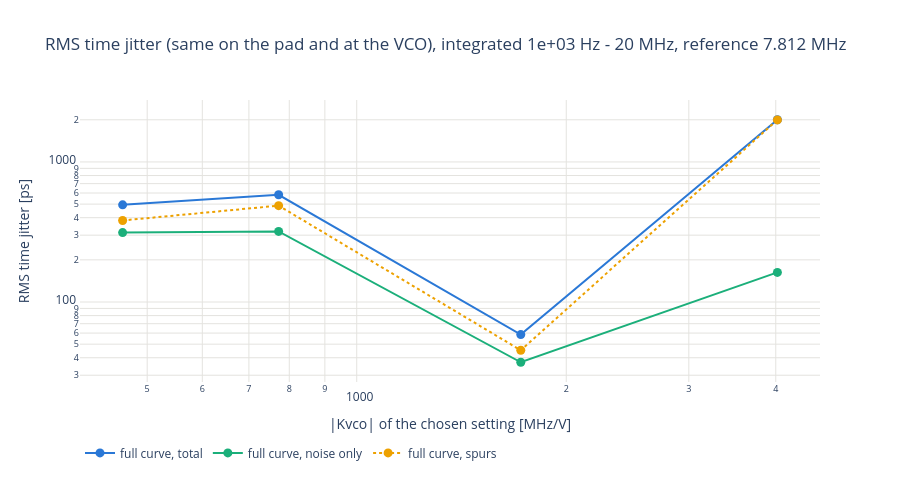

The cell this chart's notebook holds for it:
### Code cell
# RMS jitter (integration band of the run) per setting: the full curve (total, noise only, spur part).
# x axis: f_vco when the run sweeps the frequency, else the |Kvco| of the chosen setting.
ok = runs[runs["status"] == "ok"]
SWEEP_F = ok["f_vco"].nunique() > 1
X_COL, X_SCALE, X_TITLE = (("f_vco", 1e6, "f_vco [MHz]") if SWEEP_F else
                           ("kvco_pred", 1e6, "|Kvco| of the chosen setting [MHz/V]"))
ok = ok.sort_values(X_COL)
HOVER_DATA = np.c_[ok["vco_tune_coarse"], ok["vco_current_min"], ok["vco_current_max"], ok["kvco_pred"] / 1e6,
                   ok["carrier_dbm"]]
HOVER_SETTING = ("c%{customdata[0]:.0f} min %{customdata[1]:.0f} max %{customdata[2]:.0f}, "
                 "|Kvco| %{customdata[3]:.0f} MHz/V, carrier %{customdata[4]:.1f} dBm")
fig = go.Figure()
for col, name, color, dash in (("time_jitter_trace_ps", "full curve, total", PALETTE[0], "solid"),
                               ("time_jitter_noise_ps", "full curve, noise only", PALETTE[2], "solid"),
                               ("time_jitter_spur_ps", "full curve, spurs", PALETTE[3], "dot")):
    fig.add_scatter(x=ok[X_COL] / X_SCALE, y=ok[col], mode="lines+markers", name=name,
                    line=dict(color=color, width=2, dash=dash), marker=dict(size=9), customdata=HOVER_DATA,
                    hovertemplate=f"{name}: %{{y:.1f}} ps at %{{x:.0f}}<br>{HOVER_SETTING}<extra></extra>")
fig.update_layout(title=f"RMS time jitter (same on the pad and at the VCO), integrated {band[0]:.3g} Hz - {band[1] / 1e6:.3g} MHz, {REF_TXT}",
                  template="plotly_white", height=480, legend=dict(orientation="h", y=-0.2))
fig.update_xaxes(title=X_TITLE, type="log", gridcolor=GRID)
fig.update_yaxes(title="RMS time jitter [ps]", type="log", gridcolor=GRID)
save(fig, "jitter_vs_f" if SWEEP_F else "jitter_vs_kvco")

### Figure 1 — Plotly figure (JSON) as saved in the notebook; plotly's stock layout.template omitted (floating-point values rounded to 4 significant figures)
{"data": [{"customdata": [[5.0, 8.0, 6.0, 461.0, 1.36], [5.0, 8.0, 0.0, 772.3, 1.359], [9.0, 9.0, 10.0, 1721.0, 1.553], [8.0, 9.0, 10.0, 4021.0, -0.5545]], "hovertemplate": "full curve, total: %{y:.1f} ps at %{x:.0f}<br>c%{customdata[0]:.0f} min %{customdata[1]:.0f} max %{customdata[2]:.0f}, |Kvco| %{customdata[3]:.0f} MHz/V, carrier %{customdata[4]:.1f} dBm<extra></extra>", "line": {"color": "#2a78d6", "dash": "solid", "width": 2}, "marker": {"size": 9}, "mode": "lines+markers", "name": "full curve, total", "type": "scatter", "x": [461.0, 772.3, 1721.0, 4021.0], "y": [493.9, 582.8, 58.52, 2002.0]}, {"customdata": [[5.0, 8.0, 6.0, 461.0, 1.36], [5.0, 8.0, 0.0, 772.3, 1.359], [9.0, 9.0, 10.0, 1721.0, 1.553], [8.0, 9.0, 10.0, 4021.0, -0.5545]], "hovertemplate": "full curve, noise only: %{y:.1f} ps at %{x:.0f}<br>c%{customdata[0]:.0f} min %{customdata[1]:.0f} max %{customdata[2]:.0f}, |Kvco| %{customdata[3]:.0f} MHz/V, carrier %{customdata[4]:.1f} dBm<extra></extra>", "line": {"color": "#1baf7a", "dash": "solid", "width": 2}, "marker": {"size": 9}, "mode": "lines+markers", "name": "full curve, noise only", "type": "scatter", "x": [461.0, 772.3, 1721.0, 4021.0], "y": [313.0, 319.3, 37.13, 162.8]}, {"customdata": [[5.0, 8.0, 6.0, 461.0, 1.36], [5.0, 8.0, 0.0, 772.3, 1.359], [9.0, 9.0, 10.0, 1721.0, 1.553], [8.0, 9.0, 10.0, 4021.0, -0.5545]], "hovertemplate": "full curve, spurs: %{y:.1f} ps at %{x:.0f}<br>c%{customdata[0]:.0f} min %{customdata[1]:.0f} max %{customdata[2]:.0f}, |Kvco| %{customdata[3]:.0f} MHz/V, carrier %{customdata[4]:.1f} dBm<extra></extra>", "line": {"color": "#eda100", "dash": "dot", "width": 2}, "marker": {"size": 9}, "mode": "lines+markers", "name": "full curve, spurs", "type": "scatter", "x": [461.0, 772.3, 1721.0, 4021.0], "y": [382.1, 487.6, 45.23, 1995.0]}], "layout": {"height": 480, "legend": {"orientation": "h", "y": -0.2}, "title": {"text": "RMS time jitter (same on the pad and at the VCO), integrated 1e+03 Hz - 20 MHz, reference 7.812 MHz"}, "xaxis": {"gridcolor": "#e4e3df", "title": {"text": "|Kvco| of the chosen setting [MHz/V]"}, "type": "log"}, "yaxis": {"gridcolor": "#e4e3df", "title": {"text": "RMS time jitter [ps]"}, "type": "log"}}}
